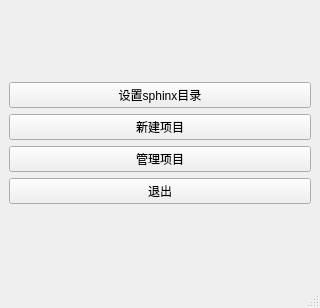
<?xml version="1.0" encoding="UTF-8"?>
<ui version="4.0">
 <class>mainWindow</class>
 <widget class="QMainWindow" name="mainWindow">
  <property name="geometry">
   <rect>
    <x>0</x>
    <y>0</y>
    <width>320</width>
    <height>308</height>
   </rect>
  </property>
  <property name="windowTitle">
   <string>MainWindow</string>
  </property>
  <widget class="QWidget" name="centralwidget">
   <layout class="QVBoxLayout" name="verticalLayout_2">
    <item>
     <layout class="QVBoxLayout" name="verticalLayout">
      <item>
       <widget class="QPushButton" name="pushButton_4">
        <property name="text">
         <string>设置sphinx目录</string>
        </property>
       </widget>
      </item>
      <item>
       <widget class="QPushButton" name="pushButton_2">
        <property name="text">
         <string>新建项目</string>
        </property>
       </widget>
      </item>
      <item>
       <widget class="QPushButton" name="pushButton_3">
        <property name="text">
         <string>管理项目</string>
        </property>
       </widget>
      </item>
      <item>
       <widget class="QPushButton" name="pushButton">
        <property name="text">
         <string>退出</string>
        </property>
       </widget>
      </item>
     </layout>
    </item>
   </layout>
  </widget>
  <widget class="QMenuBar" name="menubar">
   <property name="geometry">
    <rect>
     <x>0</x>
     <y>0</y>
     <width>320</width>
     <height>22</height>
    </rect>
   </property>
  </widget>
  <widget class="QStatusBar" name="statusbar"/>
 </widget>
 <resources/>
 <connections/>
</ui>
